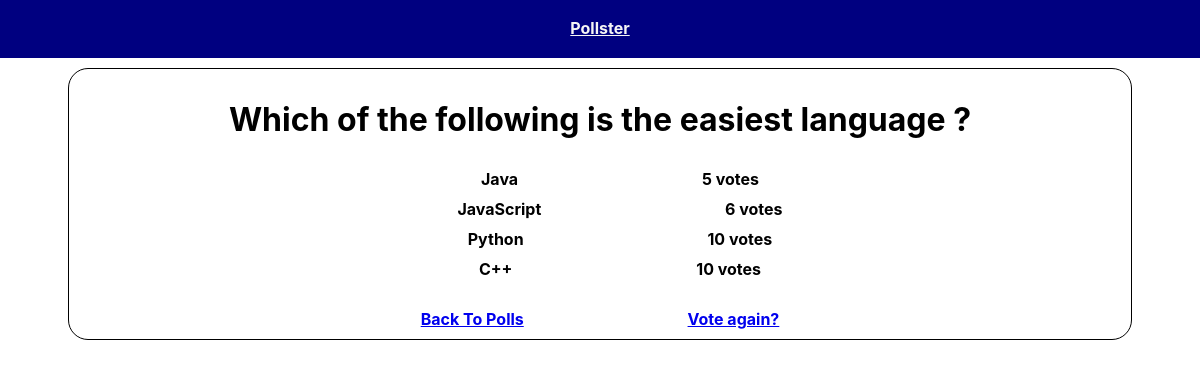
The page /polls/2/results/ on the database as committed earlier.
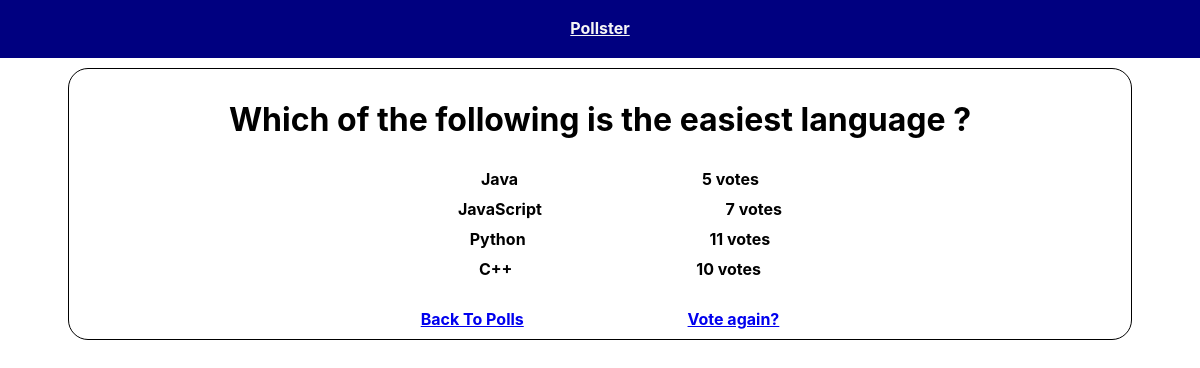
The same page on the database as committed later.
### polls/models.py (models this page shows, shortened)
class Question(models.Model):
    question_text = models.CharField(max_length=200)
    pub_date = models.DateTimeField('date published')

class Choice(models.Model):
    question = models.ForeignKey(Question, on_delete=models.CASCADE)
    choice_text = models.CharField(max_length=200)
    votes = models.IntegerField(default=0)

### polls/views.py (the view)
# urls.py: path('<int:question_id>/results/', views.results, name ='results'),
def results(request, question_id):
    question = get_object_or_404(Question, pk=question_id)
    return render(request, 'polls/results.html', {'question': question})

### templates/polls/results.html (shortened to what this page needs)
{% extends 'base.html' %}
{% block content %}
<h1>{{ question.question_text }}</h1>
<ul class ="list-group">
    {% for choice in question.choice_set.all %}
    <li class ="success">
        {{ choice.choice_text }} <span class="space">{{ choice.votes }}
            vote{{ choice.votes | pluralize }}</span>
    </li>
    {% endfor %}
</ul>
<a class ="btn-secondary" href ="{% url 'polls:index' %}">Back To Polls</a>
<a class ="btn-dark" href ="{% url 'polls:detail' question.id %}">Vote again?</a>
{% endblock %}

### templates/base.html (shortened to what this page needs)
<html lang ="en">
<head>
    <link rel ="stylesheet" href ="https://stackpath.bootstrapcdn.com / bootstrap / 4.4.1 / css / bootstrap.min.css"
>
</head>
<body>
    {% include 'partials/_navbar.html'%}
    <div class ="container">
        <div class ="row">
            <div>
                {% block content %}{% endblock %}
            </div>
        </div>
    </div>
</body>
</html>

### templates/partials/_navbar.html (shortened to what this page needs)
<nav>
    <div class ="container">
        <a class ="navbar-brand" href ="/">Pollster</a>
    </div>
</nav>

### templates/base.html (style rules this page uses)
* { font-family: -apple-system, BlinkMacSystemFont, 'Segoe UI', Roboto, Oxygen, Ubuntu, Cantarell, 'Open Sans', 'Helvetica Neue', sans-serif; }
.container { padding: 20px 5vw; }
.row { text-align: center; padding: 10px; left: 50%; border: 1px solid black; border-radius: 20px; font-weight: bold; }

### templates/partials/_navbar.html (style rules this page uses)
nav { background-color: navy;margin: -10px;text-align: center; }
.navbar-brand { color: whitesmoke; font-weight: bolder; }

### templates/polls/results.html (style rules this page uses)
.list-group { margin:30px;text-align: center; }
ul { list-style-type: none; }
.success { margin: 10px }
.space { margin-left: 15vw; }
.btn-secondary { margin-right: 80px; }
.btn-dark { margin-left: 80px; }

Rows that differ between the two databases and show on the page:
changed Choice "JavaScript": votes "6" → "7"
changed Choice "Python": votes "10" → "11"
